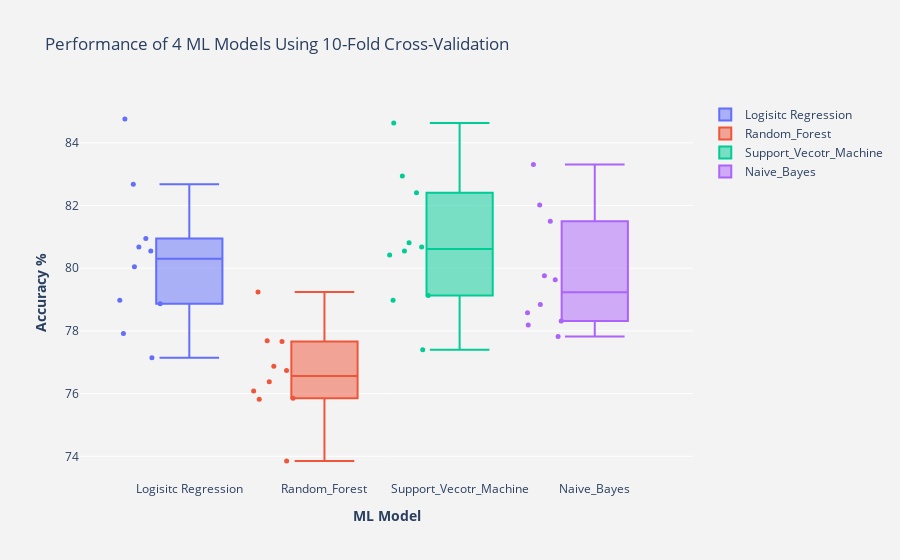

The notebook cell saved with this chart:
### Code cell
resutls_visulization(models_accuracy)

### Figure 1 — Plotly figure (JSON) as saved in the notebook; plotly's stock layout.template omitted (floating-point values rounded to 4 significant figures)
{"data": [{"boxpoints": "all", "jitter": 0.8, "line": {"width": 2}, "marker": {"size": 5}, "name": "Logisitc Regression", "type": "box", "whiskerwidth": 0.9, "y": [78.87, 80.05, 82.68, 78.98, 80.55, 84.76, 80.68, 77.92, 77.14, 80.95]}, {"boxpoints": "all", "jitter": 0.8, "line": {"width": 2}, "marker": {"size": 5}, "name": "Random_Forest", "type": "box", "whiskerwidth": 0.9, "y": [75.85, 77.69, 76.38, 76.74, 76.87, 79.24, 76.08, 75.82, 73.85, 77.66]}, {"boxpoints": "all", "jitter": 0.8, "line": {"width": 2}, "marker": {"size": 5}, "name": "Support_Vecotr_Machine", "type": "box", "whiskerwidth": 0.9, "y": [79.13, 82.41, 82.94, 80.68, 80.42, 84.63, 80.55, 78.98, 77.4, 80.81]}, {"boxpoints": "all", "jitter": 0.8, "line": {"width": 2}, "marker": {"size": 5}, "name": "Naive_Bayes", "type": "box", "whiskerwidth": 0.9, "y": [77.82, 82.02, 81.5, 78.84, 79.63, 83.31, 79.76, 78.19, 78.32, 78.58]}], "layout": {"paper_bgcolor": "rgb(243, 243, 243)", "plot_bgcolor": "rgb(243, 243, 243)", "showlegend": true, "title": {"text": "Performance of 4 ML Models Using 10-Fold Cross-Validation"}, "xaxis": {"title": {"text": "<b>ML Model</b>"}}, "yaxis": {"title": {"text": "<b>Accuracy % </b>"}}}}
